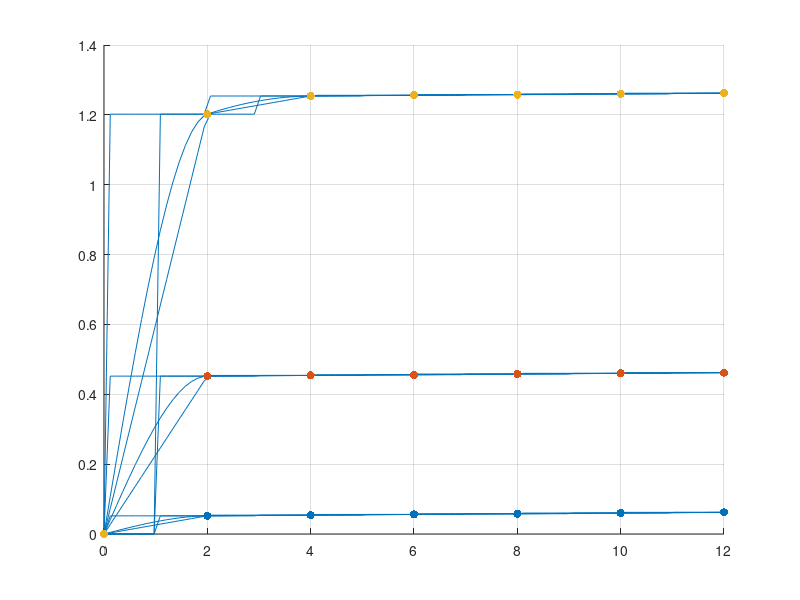
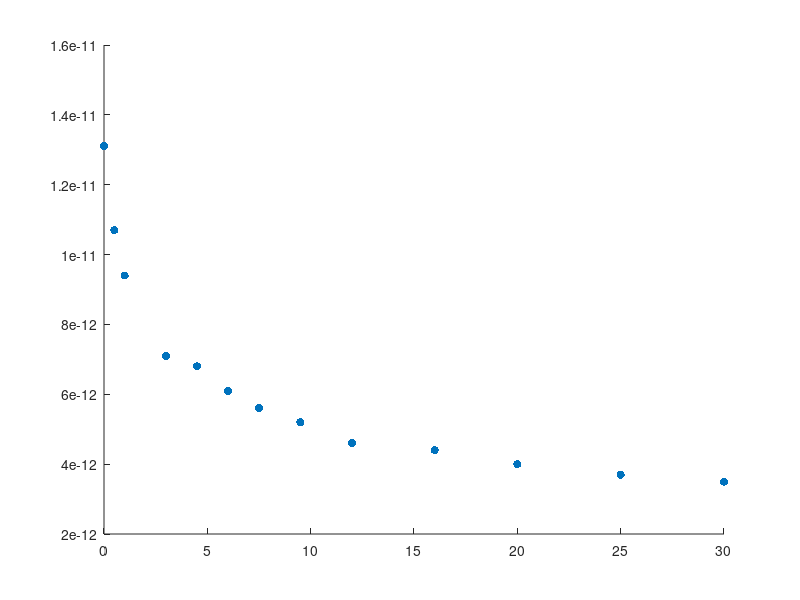

Here is the MATLAB script that generated these plots, in order: (Note: this script raises an error after producing the figures.)
beta = 0.2;
g22 = 1e-3;
U0 = 3;
Uzv1 = 3.5;
Uzv3 = 5.5;
Usv1 = 0;
Usv7 = 12;

inter_methods = {"nearest"; "linear"; "pchip"; "next"};

global U C

Uzv = linspace(Uzv1, Uzv3, 3);
Usv = linspace(Usv1, Usv7, 7);

nzv = 3;
nsv = 7;

I = zeros(nzv, nsv);
X =  linspace(Usv1, Usv7);

table_f = figure('name', 'Mosfet Table');
table_ax = axes(table_f);
grid on;

for i = 1:nzv
    for j = 1:nsv
        if(Uzv(i) <= U0)
            I(i, j) = g22 .* Usv(j);
        elseif Usv(j) < (Uzv(i) - U0)
            I(i, j) = beta .* (2 .* (Uzv(i) - U0) - Usv(j)) .* Usv(j) + g22 .* Usv(j);
        else
            I(i, j) = beta .* (Uzv(i) - U0) .* (Uzv(i) - U0) + g22 .* Usv(j);
        end
    end
    for k = 1:numel(inter_methods)
    	Y = interp1(Usv, I(i, 1:nsv), X, inter_methods{k});
	line(X, Y, 'parent', table_ax);
	hold on;
    end
    
	scatter(Usv, I(i, 1:nsv), 'parent', table_ax, 'o', 'filled');
end

format longE;

UFile = fopen('U.txt', 'r');
U = fscanf(UFile, "%lf", Inf);
fclose(UFile);
CFile = fopen('C.txt', 'r');
C = fscanf(CFile, "%lf", Inf);
fclose(CFile);

data_f = figure('name', 'Polynomial aproximation');

data_f_ax = axes(data_f);

grid on;
scatter(U, C, 'filled');
hold on;
C0 = C(1);

n = 1;
for i = 1:numel(U)
    if(U(i) >= 6)
        n = i;
        break;
    end
end

U_sh = U(n:numel(U));
C_sh = C(n:numel(C));

max_U = max(U);

U_lin = log(U_sh);
C_lin = log(C0 ./ C_sh);

x_lin = polyfit(C_lin, U_lin, 1);

x = linspace(0, max_U);

disp('Linear approximation');

n = 1 ./ x_lin(1)
fi = exp(x_lin(2))

line(x, diod(C0, fi, n, x), 'parent', data_f_ax, 'color', 'red');

scatter(U, C, 'filled');

root = lsqnonlin('goal_lsq', [n, fi]);

disp('Nonlinear approximation');
n = root(1)
fi0 = root(2)

x = linspace(0, max_U);
y = diod(C0, fi0, n, x);
line(x, y, 'parent', data_f_ax, 'color', 'blue');
